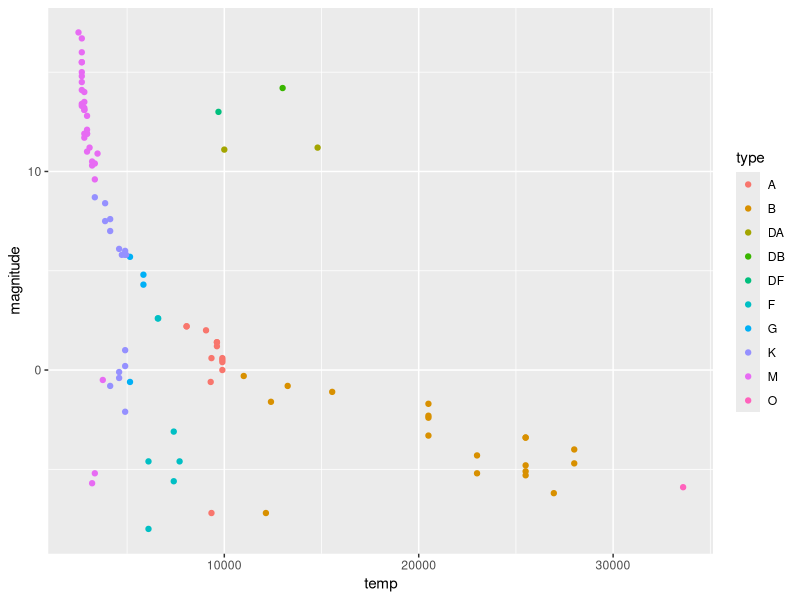
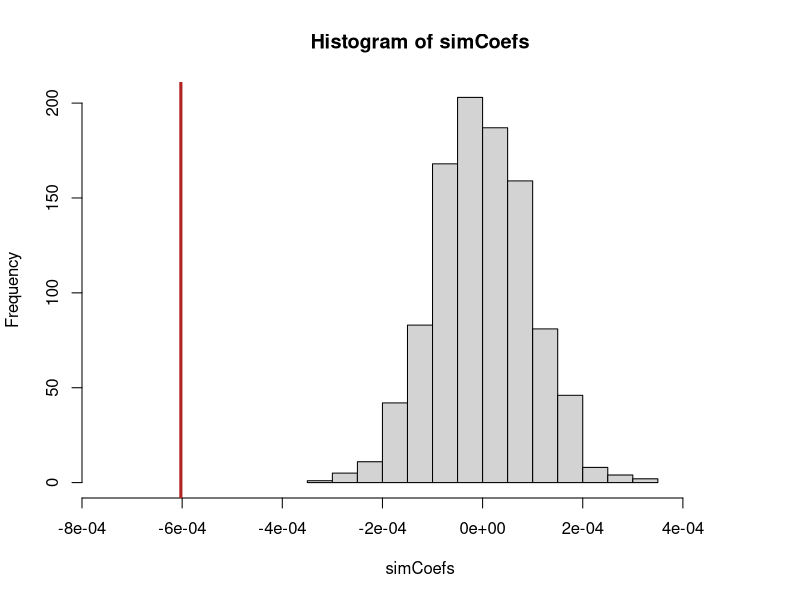

R code for these plots, in order:
# Data exploration
library(dslabs)
library(tidyverse)
library(car)

# Load dataset
stars <- dslabs::stars

# Research Q: are hotter stars more luminous?
ggplot(stars, aes(x = temp, y = magnitude, colour = type)) +
  geom_point()

# Is the correlation significantly nonzero?
starMod <- lm(magnitude ~ temp, data = stars)
summary(starMod)

# Randomisation test
set.seed(11)
# Initialise list to store simulated coefficients
simCoefs <- list()
# Number of iterations
nRepeat <- 1000

# Loop over simulations to get coefficient estimates
for (i in 1:nRepeat) {
  
  reshuffled <- stars
  
  # Randomise magnitude values
  reshuffled$magnitude <- sample(reshuffled$magnitude,
                                 size = nrow(reshuffled), replace = FALSE)
  
  # Fit model with randomised values
  simMod <- lm(magnitude ~ temp, data = reshuffled)
  
  # Obtain coefficient estimate for simulated model
  simCoefs[i] <- simMod$coefficients["temp"]
  
}

simCoefs <- unlist(simCoefs)

hist(simCoefs, xlim = c(-7.5e-04, 5e-04))
abline(v = starMod$coefficients["temp"], col = "firebrick", lwd = 3)

# Randomisation test p-value
absObsCoef <- abs(starMod$coefficients["temp"])
pVal <- sum(abs(simCoefs) >= absObsCoef) / nRepeat

# Interpretation: our observed coefficient estimate falls way outside the
# /randomly generated distribution of coefficient estimates, given that H0
# /was true, strongly suggesting that we should reject H0. The observed
# /difference is extremely rare if the groups were randomly assigned.
